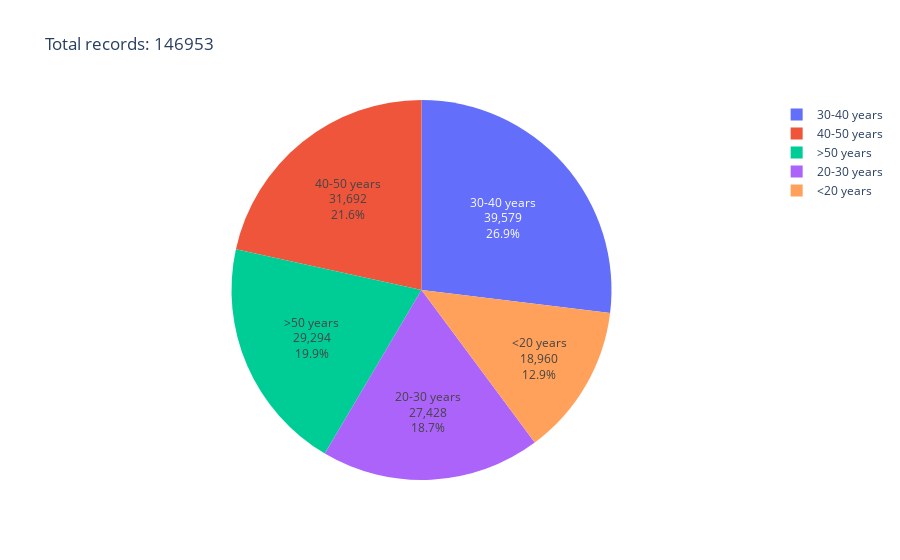

Notebook source saved alongside this figure:
### Markdown cell above
## Category distribution

### Code cell
target_counts = df_train.groupby(TARGET_KEY)[TARGET_KEY].count()

target_labels = {
    1: "<20 years",
    2: "20-30 years",
    3: "30-40 years",
    4: "40-50 years",
    5: ">50 years",
}

df_target_dist = pd.DataFrame(
    {
        "label": target_counts.index.map(lambda x: target_labels[x]),
        "count": target_counts,
        "dataset%": target_counts.apply(lambda x: round(x / len(df_train) * 100, 2)),
    }
).reset_index()

print(df_target_dist)

fig = px.pie(
    df_target_dist,
    values="count",
    names="label",
    title=f"Total records: {len(df_train)}",
)

fig.update_traces(textposition="inside", textinfo="percent+value+label")
fig.show()

### Figure 1 — Plotly figure (JSON) as saved in the notebook; plotly's stock layout.template omitted (floating-point values rounded to 4 significant figures)
{"data": [{"domain": {"x": [0, 1], "y": [0, 1]}, "hovertemplate": "label=%{label}<br>count=%{value}<extra></extra>", "labels": ["<20 years", "20-30 years", "30-40 years", "40-50 years", ">50 years"], "legendgroup": "", "name": "", "showlegend": true, "textinfo": "percent+value+label", "textposition": "inside", "type": "pie", "values": [18960, 27428, 39579, 31692, 29294]}], "layout": {"legend": {"tracegroupgap": 0}, "title": {"text": "Total records: 146953"}}}
